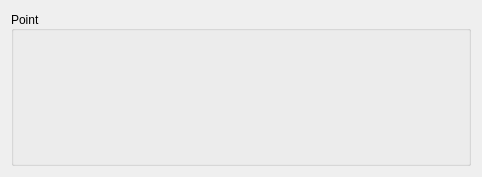
<?xml version="1.0" encoding="UTF-8"?>
<ui version="4.0">
 <class>boundary_point_params</class>
 <widget class="QWidget" name="boundary_point_params">
  <property name="geometry">
   <rect>
    <x>0</x>
    <y>0</y>
    <width>482</width>
    <height>177</height>
   </rect>
  </property>
  <property name="windowTitle">
   <string>Form</string>
  </property>
  <layout class="QHBoxLayout" name="horizontalLayout">
   <item>
    <widget class="QGroupBox" name="groupBox">
     <property name="minimumSize">
      <size>
       <width>0</width>
       <height>0</height>
      </size>
     </property>
     <property name="font">
      <font>
       <pointsize>9</pointsize>
      </font>
     </property>
     <property name="title">
      <string>Point</string>
     </property>
     <property name="alignment">
      <set>Qt::AlignLeading|Qt::AlignLeft|Qt::AlignVCenter</set>
     </property>
     <property name="flat">
      <bool>true</bool>
     </property>
     <layout class="QVBoxLayout" name="verticalLayout">
      <item>
       <widget class="Sys_Member_Bool_BaseWid" name="boundary_point_condition" native="true">
        <property name="minimumSize">
         <size>
          <width>200</width>
          <height>30</height>
         </size>
        </property>
        <property name="maximumSize">
         <size>
          <width>16777215</width>
          <height>50</height>
         </size>
        </property>
        <property name="font">
         <font>
          <pointsize>8</pointsize>
          <weight>50</weight>
          <bold>false</bold>
         </font>
        </property>
       </widget>
      </item>
      <item>
       <widget class="Sys_Member_Bool_BaseWid" name="boundary_point_stationary" native="true">
        <property name="minimumSize">
         <size>
          <width>200</width>
          <height>30</height>
         </size>
        </property>
        <property name="maximumSize">
         <size>
          <width>16777215</width>
          <height>50</height>
         </size>
        </property>
        <property name="font">
         <font>
          <pointsize>8</pointsize>
          <weight>50</weight>
          <bold>false</bold>
         </font>
        </property>
       </widget>
      </item>
      <item>
       <widget class="Sys_Member_Dbl_BaseWid" name="boundary_point_value" native="true">
        <property name="minimumSize">
         <size>
          <width>200</width>
          <height>30</height>
         </size>
        </property>
        <property name="maximumSize">
         <size>
          <width>16777215</width>
          <height>50</height>
         </size>
        </property>
        <property name="font">
         <font>
          <pointsize>8</pointsize>
          <weight>50</weight>
          <bold>false</bold>
         </font>
        </property>
       </widget>
      </item>
     </layout>
    </widget>
   </item>
  </layout>
 </widget>
 <customwidgets>
  <customwidget>
   <class>Sys_Member_Dbl_BaseWid</class>
   <extends>QWidget</extends>
   <header>sys_member_dbl_basewid.h</header>
   <container>1</container>
  </customwidget>
  <customwidget>
   <class>Sys_Member_Bool_BaseWid</class>
   <extends>QWidget</extends>
   <header>sys_member_bool_basewid.h</header>
   <container>1</container>
  </customwidget>
 </customwidgets>
 <resources/>
 <connections/>
</ui>
